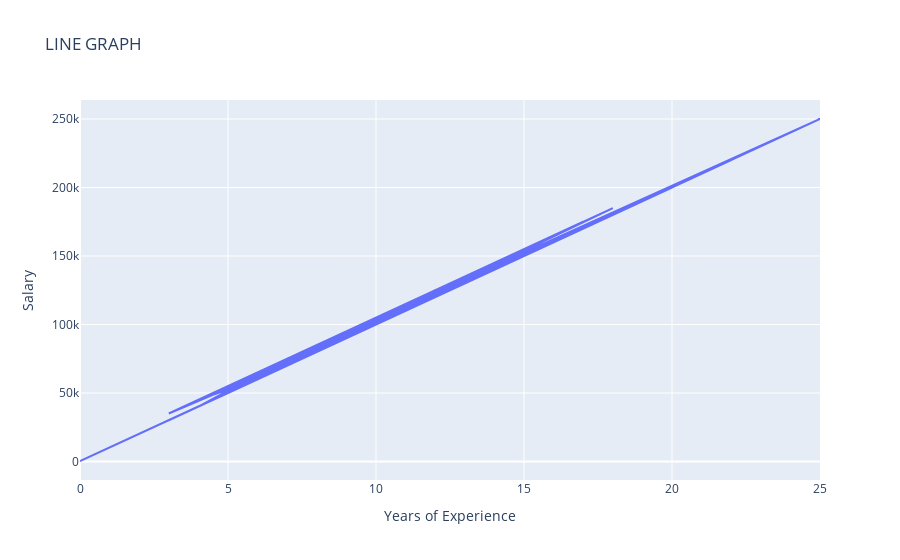

Notebook cell for this chart:
### Code cell
px.line(df,x='Years of Experience',y='Salary',title='LINE GRAPH')

### Figure 1 — Plotly figure (JSON) as saved in the notebook; plotly's stock layout.template omitted (floating-point values rounded to 4 significant figures; data arrays with more than 128 entries replaced by an {"elided": "..."} marker saying what was removed)
{"data": [{"hovertemplate": "Years of Experience=%{x}<br>Salary=%{y}<extra></extra>", "legendgroup": "", "line": {"color": "#636efa", "dash": "solid"}, "marker": {"symbol": "circle"}, "mode": "lines", "name": "", "orientation": "v", "showlegend": false, "type": "scatter", "x": {"elided": "373 int values"}, "xaxis": "x", "y": {"elided": "373 int values"}, "yaxis": "y"}], "layout": {"legend": {"tracegroupgap": 0}, "title": {"text": "LINE GRAPH"}, "xaxis": {"anchor": "y", "domain": [0, 1], "title": {"text": "Years of Experience"}}, "yaxis": {"anchor": "x", "domain": [0, 1], "title": {"text": "Salary"}}}}
